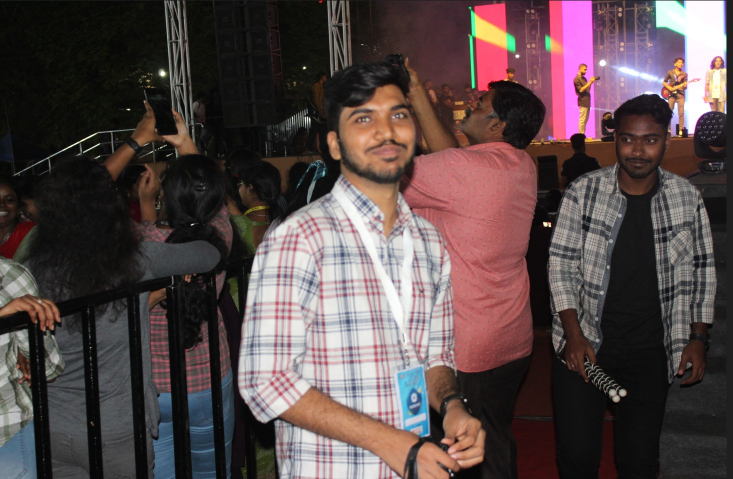
#> input picture test.jpeg, 1466 x 958 px (shown at 1/2 size)
$ python passport.py
#> lines starting #> are read from the running program, lines starting #| are printed output that depends on the picture
from PIL import Image, ImageFilter

# Define the dimensions of the passport photo (in pixels)
PHOTO_WIDTH = 600
PHOTO_HEIGHT = 600

# Define the dimensions and position of the face in the photo (in pixels)
FACE_WIDTH = 350
FACE_HEIGHT = 450
FACE_X = 125
FACE_Y = 0

# Load the image
image_path = 'test.jpeg'  # Replace with the actual path to your image
image = Image.open(image_path)
#> image is the input picture: PIL image 1466x958 RGB; mean R, G, B 86.9, 71.8, 72.1

# Resize the image to the passport photo dimensions
image = image.resize((PHOTO_WIDTH, PHOTO_HEIGHT))
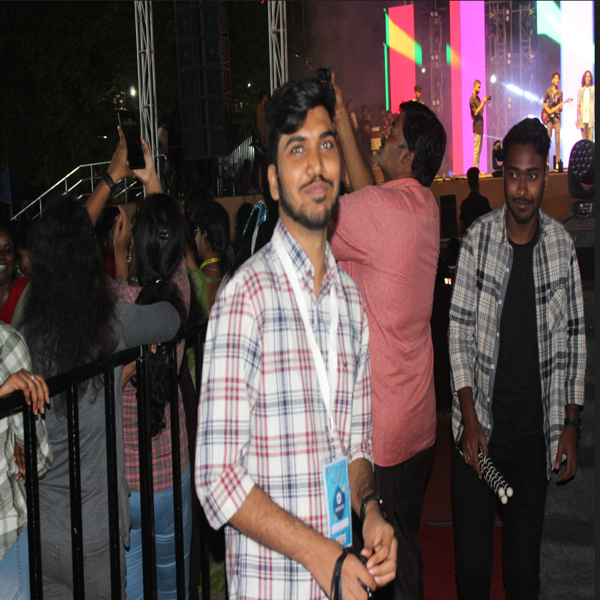
#> image: PIL image 600x600 RGB; mean R, G, B 86.9, 71.8, 72.1

# Extract the face region from the image
face_region = image.crop((FACE_X, FACE_Y, FACE_X + FACE_WIDTH, FACE_Y + FACE_HEIGHT))
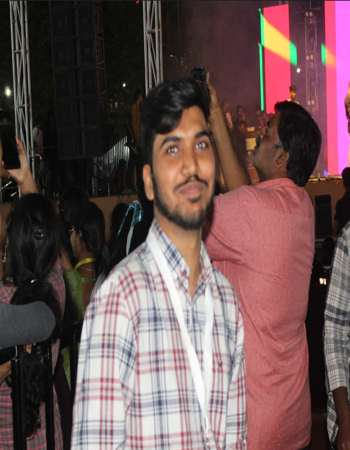
#> face_region: PIL image 350x450 RGB; mean R, G, B 106.8, 81.9, 81.8

# Apply image cleaning operations
# For example, you can apply filters to enhance the image quality
cleaned_face = face_region.filter(ImageFilter.SHARPEN)
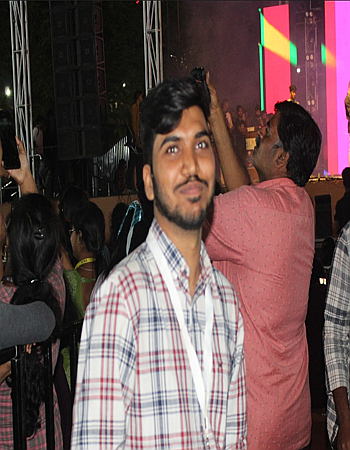
#> cleaned_face: PIL image 350x450 RGB; mean R, G, B 106.8, 82, 81.9

# Create a new blank image with the passport photo dimensions
passport_photo = Image.new('RGB', (PHOTO_WIDTH, PHOTO_HEIGHT))
#> passport_photo: PIL image 600x600 RGB; every value is 0

# Paste the cleaned face onto the blank image
passport_photo.paste(cleaned_face, (FACE_X, FACE_Y))
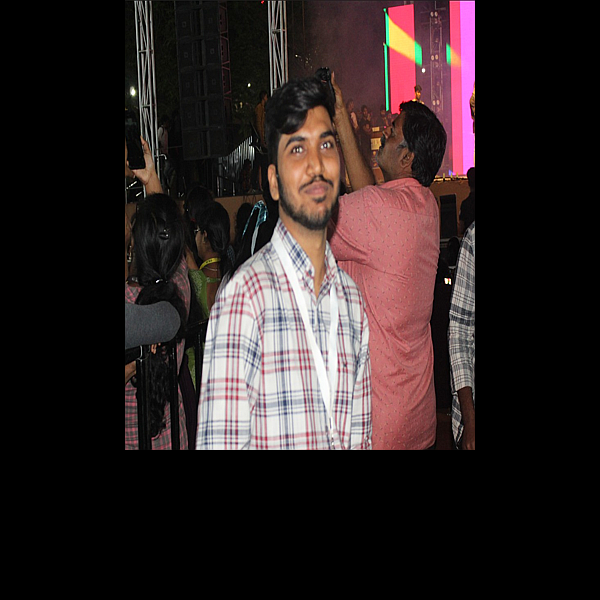
#> passport_photo: PIL image 600x600 RGB; mean R, G, B 46.7, 35.9, 35.9

# Display the passport photo
passport_photo.show()

# Save the passport photo
passport_photo.save('')  # Replace with the desired save path
